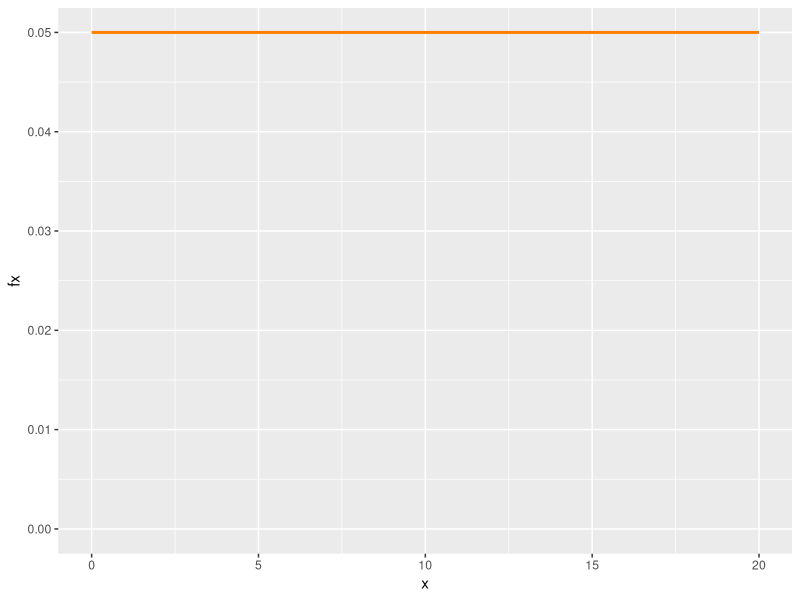
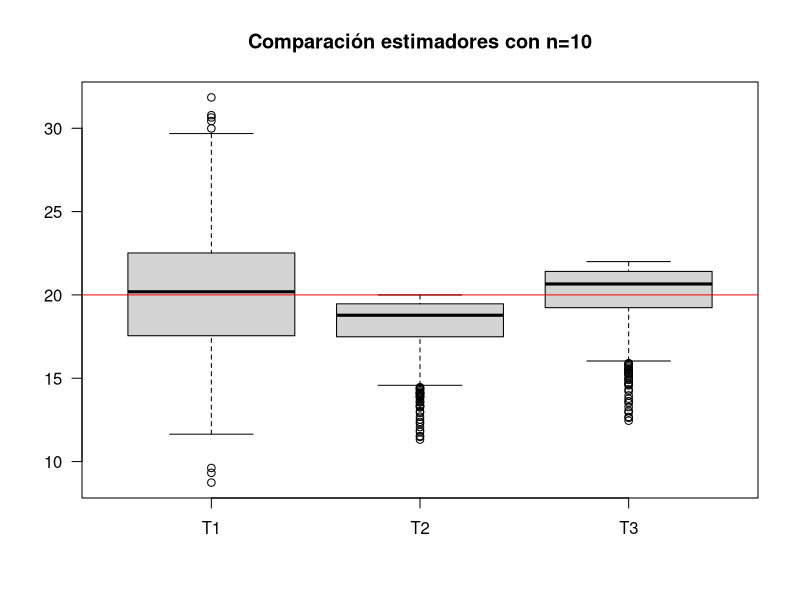
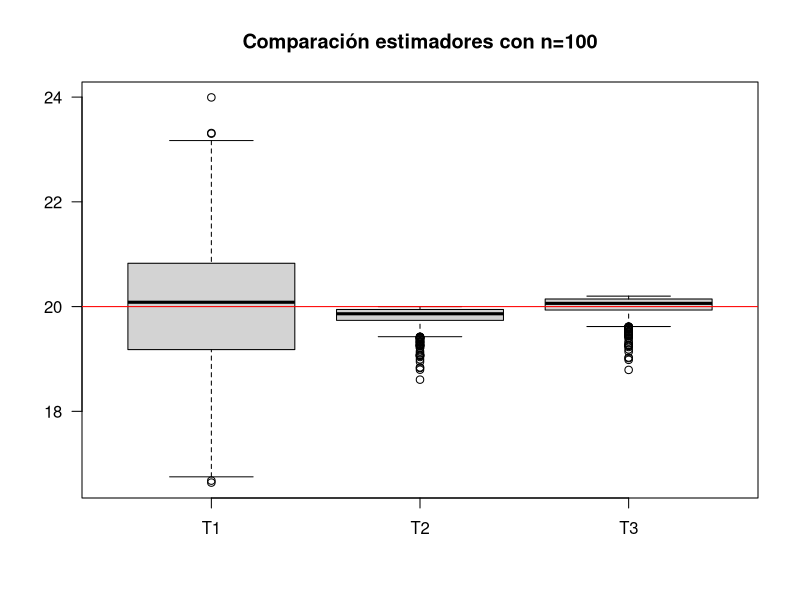
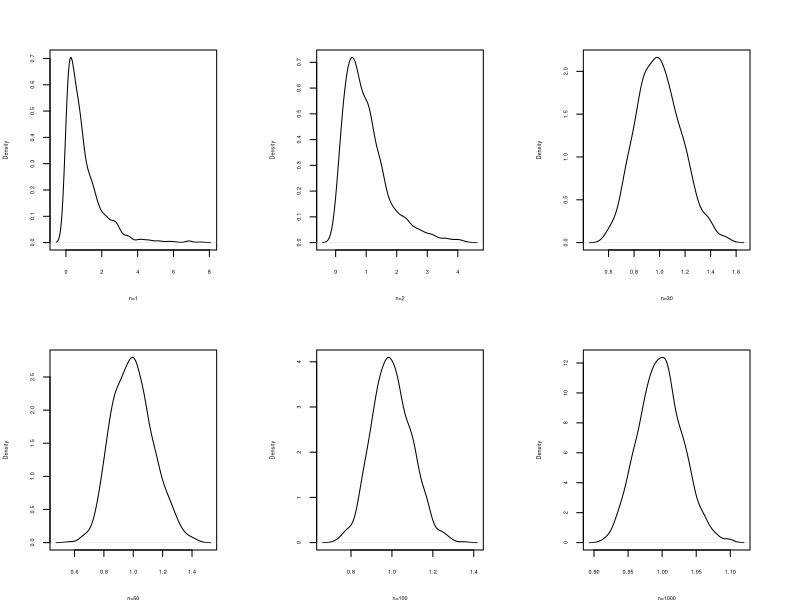
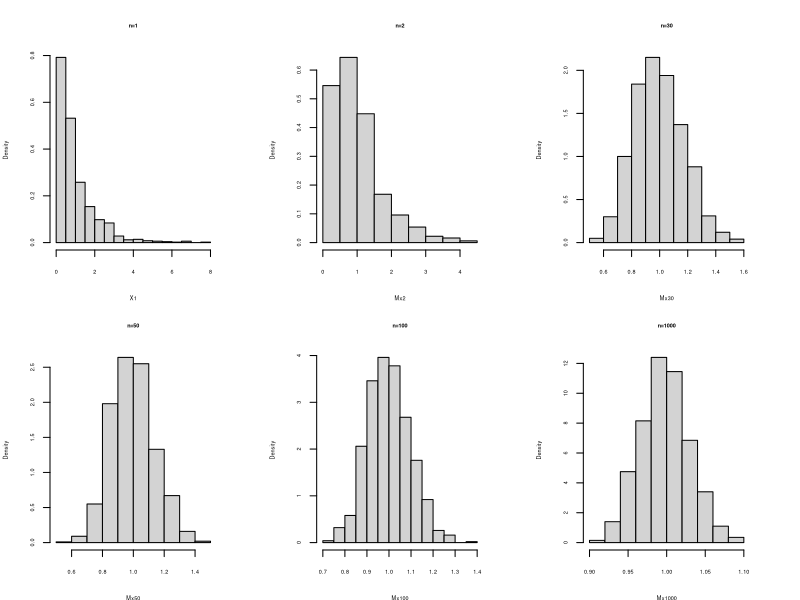
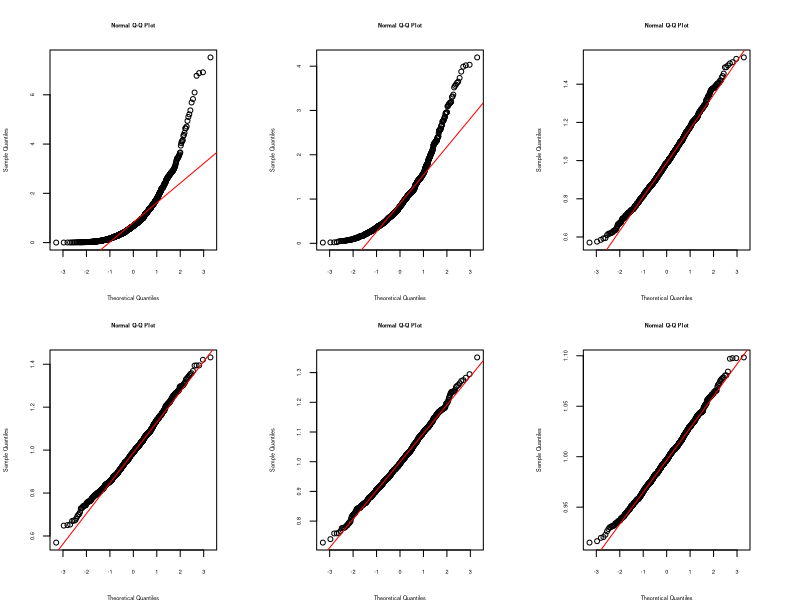

Recreate these plots in R, in order.
## ---- chunk 1
knitr::opts_chunk$set(echo = TRUE, message = FALSE, warning = FALSE, comment = NA)
## ---- chunk 2
# uniforme
library(ggplot2)
x= c(0,20) 
fx=c(1/20, 1/20) 
dat=data.frame(x,fx)
ggplot(data=dat,aes(x=x, y=fx))+ 
  scale_y_continuous(limits=c(0,.05))+
  geom_line(size = 1,colour = "#FF7F00") 
## ---- chunk 3
library(ggplot2)
n=10                                      # n: tamaño de muestra 
m=1000*n                                  # m tamaño de replicas del experimento 
Y=matrix(runif(m, min=0, max=20), ncol=n) # matriz de datos m x n 
Mx=apply(Y,1,mean)                        # cálculo de la media para las m muestra  
Max=apply(Y,1,max)                        # cálculo del valor máximo para las m muestras  
T1=2*Mx                                   # cálculo de los m valores para el estimador 1   
T2=Max                                    # cálculo de los m valores para el estimador 2    
T3=((n+1)/n)*T2                           # cálculo de los m valores para el estimador 3       
T123=data.frame(T1,T2,T3)                 # data.frame con los tres estimadores data de m x 3

boxplot(T123, las=1, main="Comparación estimadores con n=10")  # gráfico de comparación   
abline(h=20,  col="red")                                       # línea indicando el parámetro b=20
apply(T123,2,mean)                                             # valores de las medias
apply(T123,2,sd)                                             # valores de la desviaciones estándar
## ---- chunk 4
n=100
m=1000*n
Y=matrix(runif(m, min=0, max=20), ncol=n) 
Mx=apply(Y,1,mean)
Max=apply(Y,1,max)
T1=2*Mx
T2=Max
T3=((n+1)/n)*T2
T123=data.frame(T1,T2,T3)

boxplot(T123, las=1, main="Comparación estimadores con n=100")
abline(h=20,  col="red")
apply(T123,2,mean)
apply(T123,2,sd)  





## ---- chunk 5
par(cex=0.5, cex.axis=.5, cex.lab=.5, cex.main=.5, cex.sub=.5,  mfrow=c(3,2), mai = c(.5, .5, .5, .5))
# Teorema Central del Límite-----------------------------
# Paso 1
n=1000   #  numero de columnas (tamaño máximo de muestra)
m=1000*n
# Caso --------------------------------------------------
# distribución exponencial-------------------------------
X=matrix(rexp(m,1),ncol=n) #############################
# Paso 2
# generación de muestras--------------------------------
X1=X[ ,1]            # n=1
X2=X[ ,1:2]          # n=2
X20=X[ ,1:20]        # n=20
X30=X[ ,1:30]        # n=30
X50=X[ ,1:50]        # n=50
X100=X[ ,1:100]      # n=100
X1000=X[ ,1:1000]    # n=1000
# Paso 3
# generacion de medias-------------------------------------------
Mx2=apply(X2,1,mean)        # medias de muestras de tamaño n=2
Mx20=apply(X20,1,mean)      # medias de muestras de tamaño n=20
Mx30=apply(X30,1,mean)      # medias de muestras de tamaño n=30
Mx50=apply(X50,1,mean)      # medias de muestras de tamaño n=50
Mx100=apply(X100,1,mean)    # medias de muestras de tamaño n=100
Mx1000=apply(X1000,1,mean)  # medias de muestras de tamaño n=1000
# Paso 4 
# generación de densidad empírica -------------------------------
d=density(X1)
d2=density(Mx2)
#d20=density(Mx20)
d30=density(Mx30)
d50=density(Mx50)
d100=density(Mx100)
d1000=density(Mx1000)
# Gráficos de densidad -------------------------------------------
# configuración de las gráficas
par(cex=0.5, cex.axis=.5, cex.lab=.5, cex.main=.5, cex.sub=.5,  mfrow=c(2,3), mai = c(.5, .5, .5, .5))
# histogramas  de comparacion-------------------------------------
plot(d, main=" ", xlab = "n=1")
plot(d2,main=" ", xlab = "n=2")
#plot(d20, main="", xlab = "n=20")
plot(d30, main=" ", xlab = "n=30")
plot(d50, main=" ", xlab = "n=50")
plot(d100, main=" ", xlab = "n=100")
plot(d1000,main=" ", xlab="n=1000")
# histogramas  de comparacion-------------------------------------
hist(X1,  main = "n=1", freq=FALSE)
hist(Mx2, main ="n=2", freq=FALSE) 
# hist(Mx20, main = "n=20",freq=FALSE)
hist(Mx30, main = "n=30",freq=FALSE) 
hist(Mx50, main = "n=50",freq=FALSE) 
hist(Mx100, main = "n=100", freq=FALSE) 
hist(Mx1000, main = "n=1000", freq = FALSE) 
# histogramas  de comparacion--------------------------
qqnorm(X1) ; qqline(X1, col="red")
qqnorm(Mx2) ; qqline(Mx2, col="red")
# qqnorm(Mx20) ; qqline(Mx20, col="red")
qqnorm(Mx30) ; qqline(Mx30, col="red")
qqnorm(Mx50) ; qqline(Mx50, col="red")
qqnorm(Mx100) ; qqline(Mx100, col="red")
qqnorm(Mx1000) ; qqline(Mx1000, col="red")
